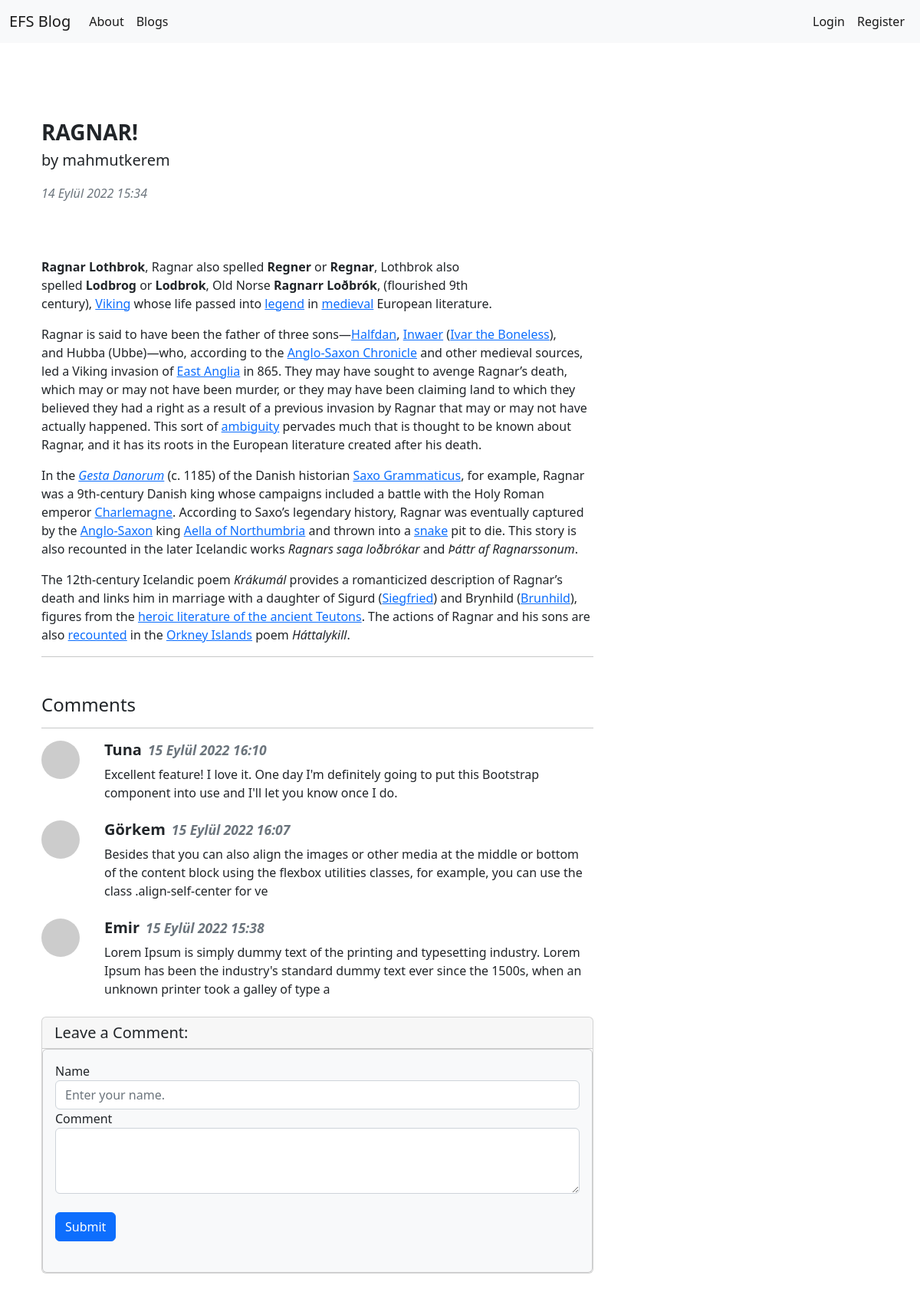
The page /blogs/blog/30 on the database its author committed.
### article/models.py (models this page shows, shortened)
class Article(models.Model):
    author = models.ForeignKey("auth.User", on_delete = models.CASCADE,verbose_name= "Author ")
    title = models.CharField(max_length = 50, verbose_name= "Title ")
    content = RichTextField()
    created_date = models.DateTimeField(auto_now_add=True, verbose_name= "Created Date")
    article_image = models.FileField(blank = True,null = True,verbose_name="Image")
    class Meta:
        ordering = ['-created_date']

class Comment(models.Model):
    article = models.ForeignKey(Article,on_delete= models.CASCADE,verbose_name= "Blog",related_name="comments")
    comment_author = models.CharField(max_length= 50,verbose_name="Name")
    comment_content = models.CharField(max_length=200,verbose_name="Comment")
    comment_date = models.DateTimeField(auto_now_add= True,verbose_name="Date")
    class Meta:
        ordering = ['-comment_date']

### article/views.py (the view)
# urls.py: path('blog/<int:id>',views.detail,name = "detail"),
def detail(request,id):
    article = get_object_or_404(Article,id = id)
    comments = article.comments.all()
    return render(request,"detail.html",{"article":article,"comments":comments})

### templates/detail.html (shortened to what this page needs)
{% extends 'layout.html' %}
{% block body %}
<div class="container mt-5">
    <div class="row">
        <div class="col-lg-8">
            <article>
                <header class="mb-4">
                    <h3 class="fw-bolder mb-1">{{article.title}}</h3>
                    <p class ="lead">
                        by {{article.author.username}}
                    </p>
                    <div class="text-muted fst-italic mb-2">{{article.created_date}}</div>
                </header>
                <section class="mb-5">
                    <p class="fs-5 mb-4">
                        {{article.content|safe}}
                    </p>
                    <hr>
                </section>
            </article>
            <h4>Comments</h4>
            <hr>
            {% if comments %}
            {% for comment in comments %}
                <div class="d-flex">
                    <div class="flex-shrink-0">
                        <img class="d-flex me-3 rounded-circle" src="https://dummyimage.com/50x50/ced4da/6c757d.jpg" alt="..." />
                    </div>
                    <div class="flex grow-1 ms-3">
                        <h5 class="fw-bold">{{comment.comment_author}}<small class ="ms-2 text-muted"><i>{{comment.comment_date}}</i></small></h5>
                        {{comment.comment_content}}
                    </div>
                </div>
                <br>
            {% endfor %}
            {% else %}
            <div class = "alert alert-danger">
                There is no comments on this blog. Would you like to become the first one to write?
            </div>
            {% endif %}
            <div class="card mb-5">
                <h5 class ="card-header"> Leave a Comment:</h5>
                <div class="card bg-light">
                    <div class="card-body">
                        <form class="mb-4" method = "post" action ="{% url 'article:comment' article.id %}">
                                <div class="form-group">
                                  <label for="formGroupExampleInput">Name</label>
                                  <input name = "comment_author" type="text" class="form-control" id="formGroupExampleInput" placeholder="Enter your name.">
                                </div>
                            <div class ="form-group">
                                <label for="formGroupExampleInput">Comment</label>
                                <textarea name="comment_content" class="form-control" rows="3"></textarea>
                            </div>
                            <br>
                            <button type="submit" class="btn btn-primary">Submit</button>
                        </form>
                    </div>
                </div>
            </div>
        </div>
    </div>
</div>
{% endblock body %}

### rows shown on the page
Article: title "RAGNAR!", author.username "mahmutkerem", created_date "14 Eylül 2022 15:34", content "Ragnar Lothbrok , Ragnar also spelled Regner or Regnar , Lothbrok also spelled Lodbrog or Lodbrok , Old Norse Ragnarr Loðbrók , (flourished 9th century), Viking whose life passed into legend in medieval European literature. Ragnar is said to have been the father of three sons— Halfdan , Inwaer ( Ivar the Boneless ), and Hubba (Ubbe)—who, according to the Anglo-Saxon Chronicle and other medieval sources, led a Viking invasion of East Anglia in 865. They may have sought to avenge Ragnar’s death, which may or may not have been murder, or they may have been claiming land to which they believed they had a right as a result of a previous invasion by Ragnar that may or may not have actually…"
Comment: comment_author "Tuna", comment_date "15 Eylül 2022 16:10", comment_content "Excellent feature! I love it. One day I'm definitely going to put this Bootstrap component into use and I'll let you know once I do."
Comment: comment_author "Görkem", comment_date "15 Eylül 2022 16:07", comment_content "Besides that you can also align the images or other media at the middle or bottom of the content block using the flexbox utilities classes, for example, you can use the class .align-self-center for ve"
Comment: comment_author "Emir", comment_date "15 Eylül 2022 15:38", comment_content "Lorem Ipsum is simply dummy text of the printing and typesetting industry. Lorem Ipsum has been the industry's standard dummy text ever since the 1500s, when an unknown printer took a galley of type a"
